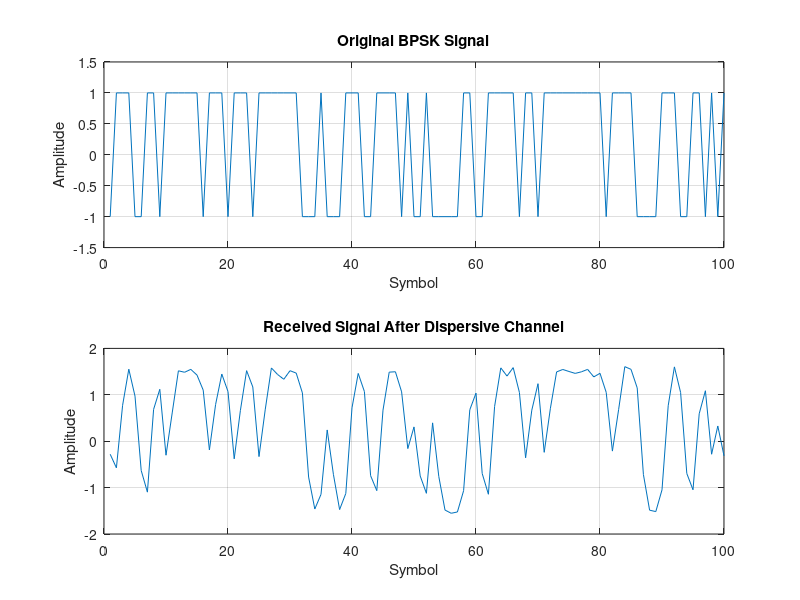
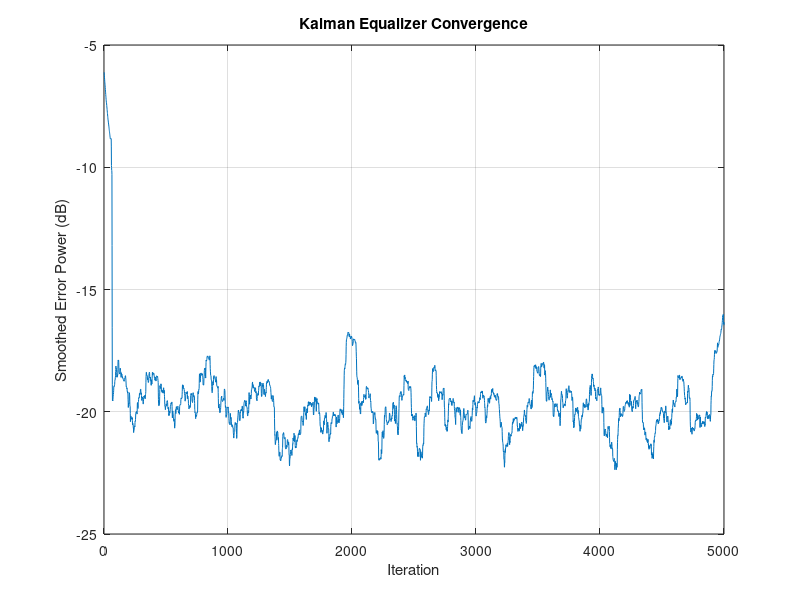
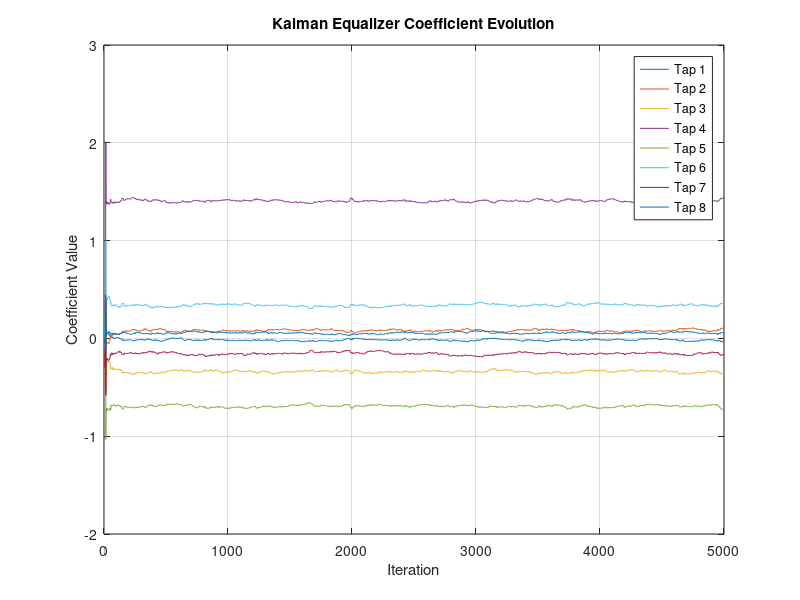
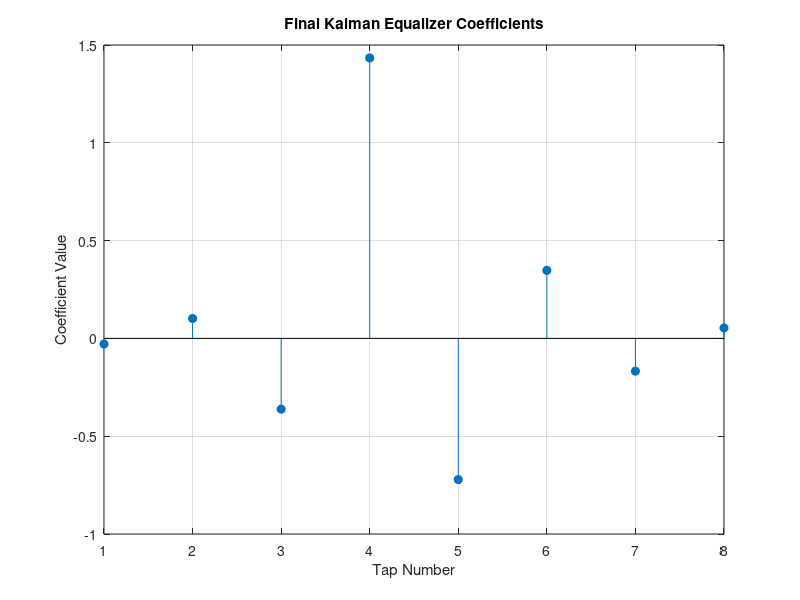

The MATLAB source for these figures, in order:
% ------------------------------------------------------------------------
% Authors: Aaron B., James L. Breithaupt, Matthew F. Milano
% Date: 7/26/26
% Course: EE 553 - Topics in Digital Signal Processing
% Assignment: Midterm Project 2
% Topic: Kalman Filter Applications in Adaptive Equalization for High-Speed Channels
% Topic Focus: Restoring optical signals that undergo distortion effects
%              caused by fiber optics using adaptive equalization
%              and Kalman Filtering.
% ------------------------------------------------------------------------

clearvars;
clc;
close all;

%% System parameters
N = 5000;                 % Number of transmitted symbols
SNR = 25;                 % Channel SNR in dB
h = [0.2 0.9 0.4];        % Dispersive ISI channel impulse response
L = 8;                    % Number of adaptive equalizer taps
delay = 4;                % Equalizer decision delay

%% Binary Phase Shift Keying (BPSK) signal generation
% bit 0 -> -1
% bit 1 -> +1
bits = randi([0 1], N, 1);
x = 2*bits - 1;

% Channel model (Fiber channel with inter-symbol interference (ISI))
channel_output = filter(h, 1, x);

% Additive White Gaussian Noise (AWGN)
r = awgn(channel_output, SNR, 'measured');

%% Estimate channel noise variance
signalPower = mean(channel_output.^2);
noiseVariance = signalPower / (10^(SNR/10));

%% Kalman equalizer initialization

% State vector:
w = zeros(L, 1);

% State transition matrix
% The equalizer coefficients are assumed to change slowly.
F = eye(L);

% Initial state-estimation covariance
P = 10 * eye(L);

% Process-noise covariance
% Increasing this allows the equalizer to track faster channel changes.
Q = 1e-6 * eye(L);

% Measurement-noise covariance
R = max(noiseVariance, 1e-8);

% Identity matrix used in covariance update
I_L = eye(L);

%% Storage variables
y = zeros(N, 1);          % Equalizer output
e = zeros(N, 1);          % Kalman innovation/error
w_values = zeros(L, N);   % Equalizer coefficient history
P_trace = zeros(N, 1);    % Total coefficient uncertainty

%% Kalman adaptive equalization
for n = max(L, delay + 1):N

    % Most recent received samples
    u = r(n:-1:n-L+1);

    % Measurement matrix
    %
    % d(n) = H*w(n) + measurement noise
    H = u.';

    %% Prediction step

    % Predict equalizer coefficients
    w_predicted = F * w;

    % Predict coefficient covariance
    P_predicted = F * P * F.' + Q;

    %% Equalizer output

    % Output using predicted equalizer coefficients
    y(n) = H * w_predicted;

    % Known desired BPSK symbol
    d = x(n-delay);

    % Innovation or prediction error
    e(n) = d - y(n);

    %% Measurement update

    % Innovation covariance
    innovationVariance = H * P_predicted * H.' + R;

    % Kalman gain
    K = (P_predicted * H.') / innovationVariance;

    % Update equalizer tap coefficients
    w = w_predicted + K * e(n);

    % Covariance update
    covarianceUpdate = I_L - K * H;

    P = covarianceUpdate * P_predicted * covarianceUpdate.' ...
        + K * R * K.';

    % Remove small numerical asymmetry
    P = (P + P.') / 2;

    % Store results
    w_values(:, n) = w;
    P_trace(n) = trace(P);
end

%% Symbol detection and analysis

% Decisions before equalization
received = ones(size(r));
received(r < 0) = -1;

% Decisions after equalization
detected = ones(size(y));
detected(y < 0) = -1;


% BER calculation
start_idx = 1000;      % Ignore adaptation period

% BER before equalization
numErr_Before = sum(received(start_idx:end) ~= x(start_idx:end));
BER_Before = numErr_Before/length(received(start_idx:end));

% BER after equalization
detectedComparison = detected(start_idx:end);
originalAfter = x(start_idx-delay:end-delay);

numErr_After = sum(detectedComparison ~= originalAfter);
BER_After = numErr_After / length(detectedComparison);

fprintf('Bit Errors Before = %d\n', numErr_Before);
fprintf('BER Before Equalization = %.6f\n', BER_Before);

fprintf('Bit Errors After = %d\n', numErr_After);
fprintf('BER After Equalization = %.6f\n', BER_After);

fprintf('\nFinal equalizer coefficients:\n');
disp(w.');

%% Plotting
% Plot 1: Original and received signals
figure(1);

subplot(2,1,1);
plot(x(1:100));
title('Original BPSK Signal');
xlabel('Symbol');
ylabel('Amplitude');
ylim([-1.5 1.5]);
grid on;

subplot(2,1,2);
plot(r(1:100));
title('Received Signal After Dispersive Channel');
xlabel('Symbol');
ylabel('Amplitude');
grid on;

% Plot 2: Kalman convergence
mse_smooth = movmean(e.^2, 100);

figure(2);
plot(10*log10(mse_smooth + eps));
title('Kalman Equalizer Convergence');
xlabel('Iteration');
ylabel('Smoothed Error Power (dB)');
grid on;

% Plot 3: Equalizer coefficients over time
figure(3);
plot(w_values.');

title('Kalman Equalizer Coefficient Evolution');
xlabel('Iteration');
ylabel('Coefficient Value');
grid on;

legend('Tap 1', 'Tap 2', 'Tap 3', 'Tap 4', ...
       'Tap 5', 'Tap 6', 'Tap 7', 'Tap 8', ...
       'Location', 'best');

% Plot 4: Final equalizer coefficients
figure(4);
stem(1:L, w, 'filled');

title('Final Kalman Equalizer Coefficients');
xlabel('Tap Number');
ylabel('Coefficient Value');
grid on;

% Plot 5: Received and equalized signals
figure(5);

subplot(2,1,1);
plot(r(1:200));
title('Received Signal');
xlabel('Symbol');
ylabel('Amplitude');
grid on;

subplot(2,1,2);
plot(y(1:200));
title('Kalman Equalized Signal');
xlabel('Symbol');
ylabel('Amplitude');
grid on;

% Plot 6: Received signal constellation
figure(6);
scatter(real(r(start_idx:end)), ...
        zeros(length(r(start_idx:end)),1), '.');

title('Received BPSK Constellation');
xlabel('In-Phase');
ylabel('Quadrature');
grid on;

% Plot 7: Equalized signal constellation
figure(7);
scatter(real(y(start_idx:end)), ...
        zeros(length(y(start_idx:end)),1), '.');

title('Kalman Equalized BPSK Constellation');
xlabel('In-Phase');
ylabel('Quadrature');
grid on;

% Plot 8: Eye diagram before equalization
eyediagram(r(start_idx:end), 2);
title('Eye Diagram Before Equalization');

% Plot 9: Eye diagram after equalization
eyediagram(y(start_idx:end), 2);
title('Eye Diagram After Kalman Equalization');

% Plot 10: Coefficient uncertainty
figure(10);
semilogy(P_trace(max(L, delay+1):end) + eps);

title('Kalman Coefficient Uncertainty');
xlabel('Iteration');
ylabel('Trace of P');
grid on;
